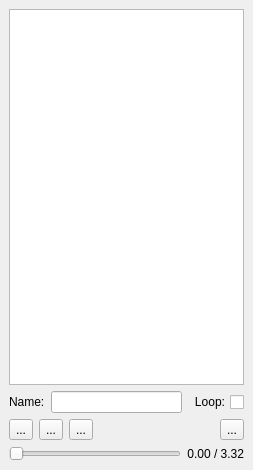
<?xml version="1.0" encoding="UTF-8"?>
<ui version="4.0">
 <class>AnimationViewer</class>
 <widget class="QDockWidget" name="AnimationViewer">
  <property name="geometry">
   <rect>
    <x>0</x>
    <y>0</y>
    <width>253</width>
    <height>470</height>
   </rect>
  </property>
  <property name="minimumSize">
   <size>
    <width>250</width>
    <height>219</height>
   </size>
  </property>
  <property name="windowTitle">
   <string>A&amp;nimations</string>
  </property>
  <widget class="QWidget" name="dockWidgetContents">
   <layout class="QVBoxLayout" name="verticalLayout_2">
    <item>
     <widget class="QListView" name="list"/>
    </item>
    <item>
     <layout class="QHBoxLayout" name="horizontalLayout_3">
      <item>
       <widget class="QLabel" name="label_2">
        <property name="text">
         <string>Name:</string>
        </property>
       </widget>
      </item>
      <item>
       <widget class="QLineEdit" name="name"/>
      </item>
      <item>
       <widget class="QCheckBox" name="looped">
        <property name="layoutDirection">
         <enum>Qt::RightToLeft</enum>
        </property>
        <property name="text">
         <string>Loop:</string>
        </property>
       </widget>
      </item>
     </layout>
    </item>
    <item>
     <layout class="QHBoxLayout" name="horizontalLayout">
      <item>
       <widget class="QToolButton" name="rewind">
        <property name="text">
         <string>...</string>
        </property>
        <property name="icon">
         <iconset resource="../../resource/ackui.qrc">
          <normaloff>:/icons/rewind.png</normaloff>:/icons/rewind.png</iconset>
        </property>
       </widget>
      </item>
      <item>
       <widget class="QToolButton" name="stop">
        <property name="text">
         <string>...</string>
        </property>
        <property name="icon">
         <iconset resource="../../resource/ackui.qrc">
          <normaloff>:/icons/stop.png</normaloff>:/icons/stop.png</iconset>
        </property>
       </widget>
      </item>
      <item>
       <widget class="QToolButton" name="play">
        <property name="text">
         <string>...</string>
        </property>
        <property name="icon">
         <iconset resource="../../resource/ackui.qrc">
          <normaloff>:/icons/play.png</normaloff>:/icons/play.png</iconset>
        </property>
       </widget>
      </item>
      <item>
       <spacer name="horizontalSpacer">
        <property name="orientation">
         <enum>Qt::Horizontal</enum>
        </property>
        <property name="sizeHint" stdset="0">
         <size>
          <width>40</width>
          <height>20</height>
         </size>
        </property>
       </spacer>
      </item>
      <item>
       <widget class="QToolButton" name="remove">
        <property name="text">
         <string>...</string>
        </property>
        <property name="icon">
         <iconset resource="../../resource/ackui.qrc">
          <normaloff>:/icons/delete.png</normaloff>:/icons/delete.png</iconset>
        </property>
       </widget>
      </item>
     </layout>
    </item>
    <item>
     <layout class="QHBoxLayout" name="horizontalLayout_2">
      <item>
       <widget class="QSlider" name="progress">
        <property name="orientation">
         <enum>Qt::Horizontal</enum>
        </property>
       </widget>
      </item>
      <item>
       <widget class="QLabel" name="position">
        <property name="sizePolicy">
         <sizepolicy hsizetype="Preferred" vsizetype="Minimum">
          <horstretch>0</horstretch>
          <verstretch>0</verstretch>
         </sizepolicy>
        </property>
        <property name="text">
         <string>0.00 / 3.32</string>
        </property>
        <property name="alignment">
         <set>Qt::AlignRight|Qt::AlignTrailing|Qt::AlignVCenter</set>
        </property>
       </widget>
      </item>
     </layout>
    </item>
   </layout>
  </widget>
 </widget>
 <resources>
  <include location="../../resource/ackui.qrc"/>
 </resources>
 <connections/>
</ui>
